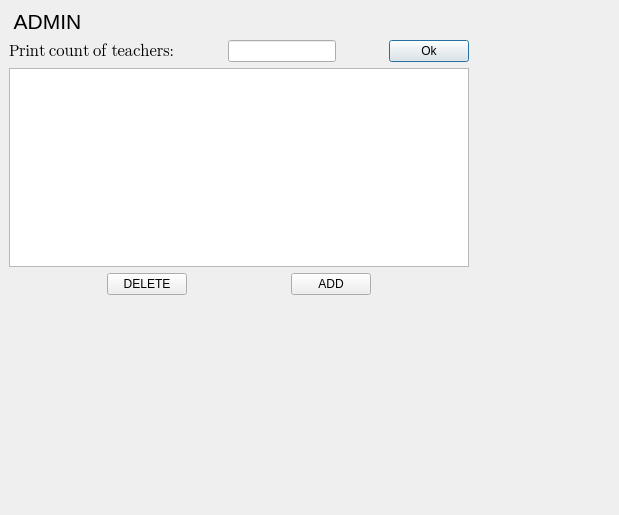
<?xml version="1.0" encoding="UTF-8"?>
<ui version="4.0">
 <class>Adminpage</class>
 <widget class="QDialog" name="Adminpage">
  <property name="geometry">
   <rect>
    <x>0</x>
    <y>0</y>
    <width>619</width>
    <height>515</height>
   </rect>
  </property>
  <property name="windowTitle">
   <string>Dialog</string>
  </property>
  <widget class="QLabel" name="label">
   <property name="geometry">
    <rect>
     <x>9</x>
     <y>9</y>
     <width>72</width>
     <height>25</height>
    </rect>
   </property>
   <property name="font">
    <font>
     <pointsize>16</pointsize>
    </font>
   </property>
   <property name="text">
    <string> ADMIN</string>
   </property>
  </widget>
  <widget class="QWidget" name="layoutWidget">
   <property name="geometry">
    <rect>
     <x>9</x>
     <y>40</y>
     <width>460</width>
     <height>255</height>
    </rect>
   </property>
   <layout class="QVBoxLayout" name="verticalLayout_2">
    <item>
     <layout class="QHBoxLayout" name="horizontalLayout">
      <item>
       <widget class="QLabel" name="label_2">
        <property name="font">
         <font>
          <family>Segoe UI Emoji</family>
          <pointsize>12</pointsize>
         </font>
        </property>
        <property name="text">
         <string>Print count of teachers:</string>
        </property>
       </widget>
      </item>
      <item>
       <spacer name="horizontalSpacer_5">
        <property name="orientation">
         <enum>Qt::Horizontal</enum>
        </property>
        <property name="sizeHint" stdset="0">
         <size>
          <width>40</width>
          <height>20</height>
         </size>
        </property>
       </spacer>
      </item>
      <item>
       <widget class="QLineEdit" name="lineEdit_Size"/>
      </item>
      <item>
       <spacer name="horizontalSpacer_4">
        <property name="orientation">
         <enum>Qt::Horizontal</enum>
        </property>
        <property name="sizeHint" stdset="0">
         <size>
          <width>40</width>
          <height>20</height>
         </size>
        </property>
       </spacer>
      </item>
      <item>
       <widget class="QPushButton" name="pushButton_OkSize">
        <property name="text">
         <string>Ok</string>
        </property>
       </widget>
      </item>
     </layout>
    </item>
    <item>
     <layout class="QVBoxLayout" name="verticalLayout">
      <item>
       <widget class="QTableWidget" name="tableWidget_Info">
        <property name="font">
         <font>
          <pointsize>12</pointsize>
         </font>
        </property>
        <attribute name="horizontalHeaderDefaultSectionSize">
         <number>150</number>
        </attribute>
       </widget>
      </item>
      <item>
       <layout class="QHBoxLayout" name="horizontalLayout_2">
        <item>
         <spacer name="horizontalSpacer_3">
          <property name="orientation">
           <enum>Qt::Horizontal</enum>
          </property>
          <property name="sizeHint" stdset="0">
           <size>
            <width>40</width>
            <height>20</height>
           </size>
          </property>
         </spacer>
        </item>
        <item>
         <widget class="QPushButton" name="pushButton_Delete">
          <property name="text">
           <string>DELETE</string>
          </property>
         </widget>
        </item>
        <item>
         <spacer name="horizontalSpacer_2">
          <property name="orientation">
           <enum>Qt::Horizontal</enum>
          </property>
          <property name="sizeHint" stdset="0">
           <size>
            <width>40</width>
            <height>20</height>
           </size>
          </property>
         </spacer>
        </item>
        <item>
         <widget class="QPushButton" name="pushButton_Add">
          <property name="text">
           <string>ADD</string>
          </property>
         </widget>
        </item>
        <item>
         <spacer name="horizontalSpacer">
          <property name="orientation">
           <enum>Qt::Horizontal</enum>
          </property>
          <property name="sizeHint" stdset="0">
           <size>
            <width>40</width>
            <height>20</height>
           </size>
          </property>
         </spacer>
        </item>
       </layout>
      </item>
     </layout>
    </item>
   </layout>
  </widget>
 </widget>
 <resources/>
 <connections/>
</ui>
